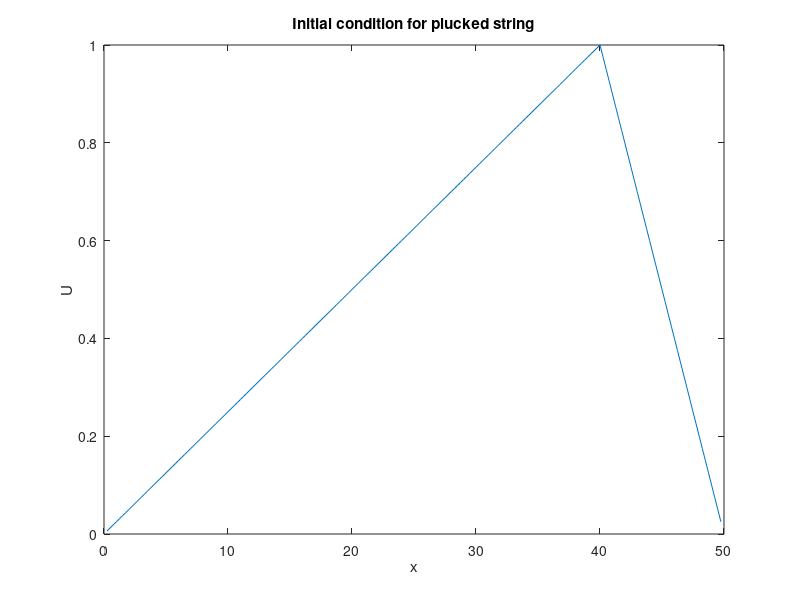
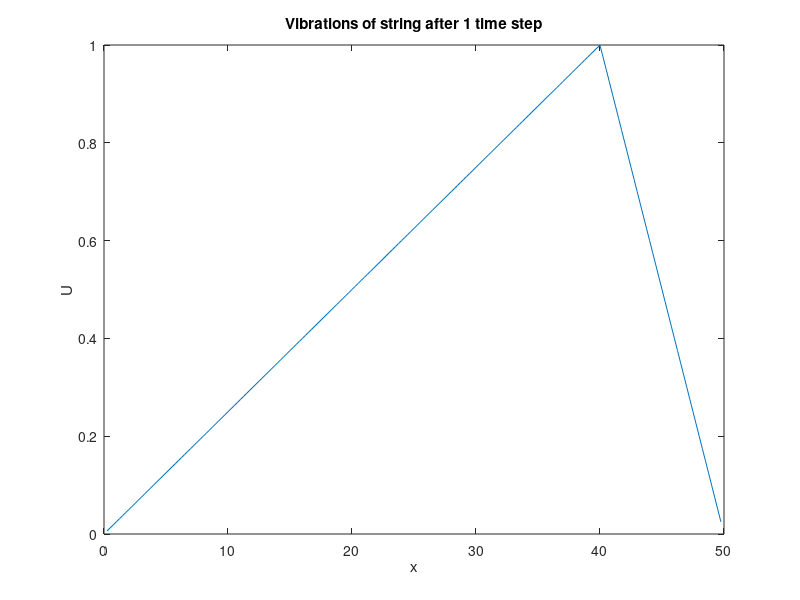
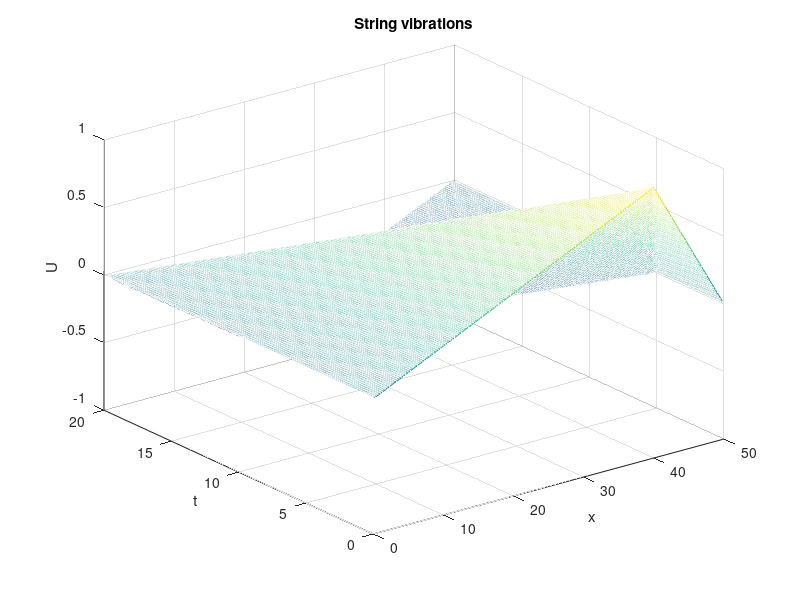

Source code (MATLAB) for these figures, in order:
%% Wave1D.m

%% Author: Louise Olsen-Kettle (email: l.kettle1@uq.edu.au, @DrOlsen-Kettle)
%% Code to supplement lecture notes by Louise Olsen-Kettle:
%% Numerical solution of Partial Differential Equations (PDEs)
%% Webpage: http://espace.library.uq.edu.au/view/UQ:239427
%% ISBN: 978-1-74272-149-1

% using an explicit central difference method for the 1D wave equation U_tt = c^2*U_xx
x1=0;
a = 50.; % length of bar in x-direction
x2=a;

T = 20.; % length of time for solution

n = 199;   % no of grid points Xn
m = 800.;

dx = a/(n+1.); % grid spacing in x direction

dt = T/m;

t=0.; % initial time = 0

c = 2.; % wave speed 

s = (c^2)*(dt^2)/(dx^2);  % gain parameter 

CourantCondition = c*dt/dx;  % Courant condition 

if CourantCondition > 1.
   fprintf('Courant Condition is > 1 so central difference method is unstable, please reduce time step size to gain stability');
end

% build the A matrix to march finite difference solution forward in time

% check first with n=3 to test that you are getting the right A matrix and b vector:

%s=1  % checkpoint values comment out later!!!
%n=3  % checkpoint values comment out later!!!

Adiag = 2.*(1-s)*ones(n,1);

Asubs = s*ones(n,1);

Asuper = s*ones(n,1);

A = spdiags([Asubs,Adiag,Asuper],[-1 0 1],n,n);

% specify boundary conditions through vector b and by changing any rows in A matrix needed - for Neumann boundary conditions

% we have u(0,t) = 0 = u(a,t)
 
b= zeros(n,1);

% initial conditions for du/dt

% and u_t(x,0) = 0. 

d = zeros(n,1);

% set up mesh in x-direction:
x = linspace(x1+dx,x2-dx, n)';
% Set up vector U^0 at time tk=0: U(x,0) = f(x)
% using U(x,0) = plucked string 
 
% U_{tk-1} = U_tk_last
U_tk_last= zeros(n,1);

for i = 1:n
    if x(i) <= 0.8*a
       U_tk_last(i)= 1.25*x(i)/a;

    else
       U_tk_last(i) = 5.*(1-x(i)/a);
    end
end

% first we initialise and find U^1 = U_tk at time k=1

t = t+dt;
U_tk = (1/2)*A*U_tk_last + b/2. + d;


figure(1)
plot (x,U_tk_last,'-')
title ('Initial condition for plucked string')
xlabel ('x')
ylabel ('U')

figure(2)
plot (x,U_tk,'-')
title ('Vibrations of string after 1 time step')
xlabel ('x')
ylabel ('U')


% store solution for each time in matrix U(nxm):

U=zeros(n,m);
tvec=zeros(m,1);

U(:,1) = U_tk_last;
tvec(1) = t-dt;
U(:,2) = U_tk;
tvec(2) = t;



% now march solution forward in time using U_tk+1 = A*U_tk + b:

for k = 2:m
    t = t+dt;
    % if boundary conditions vary with time you need to update b here
    U_tk_1 = A*U_tk + b - U_tk_last;    

    U(:,k) = U_tk_1;
 
    % for next time step:
    U_tk_last = U_tk;
    U_tk = U_tk_1;
    tvec(k) = t;

end



figure(3)
mesh (x,tvec,U')
title ('String vibrations')
xlabel ('x')
ylabel ('t')
zlabel ('U')
